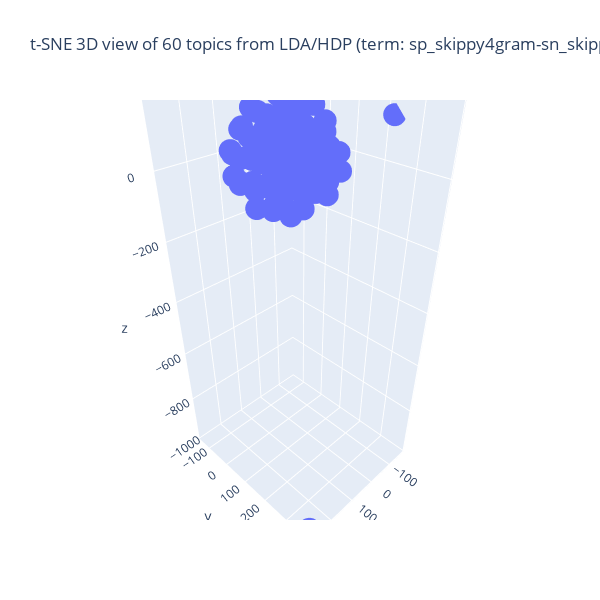

The notebook cell saved with this chart:
### Code cell
## tSNE の結果の可視化 (3D)
import numpy as np
import plotly.graph_objects as go
## 図の大きさを決める
X = pair_top_tsne_3d_fitted[:,0] # 次元 1
Y = pair_top_tsne_3d_fitted[:,1] # 次元 2
Z = pair_top_tsne_3d_fitted[:,2] # 次元 3
fig = go.Figure(data = [go.Scatter3d(x = X, y = Y, z = Z, mode = 'markers')])
## 3D 散布図にラベルを追加する処理は未実装
fig.update_layout(autosize = False, width = 600, height = 600,
                 title = f"t-SNE 3D view of {n_topics} topics from LDA/HDP (term: {sp_term_type}-{sn_term_type}")
fig.show()
